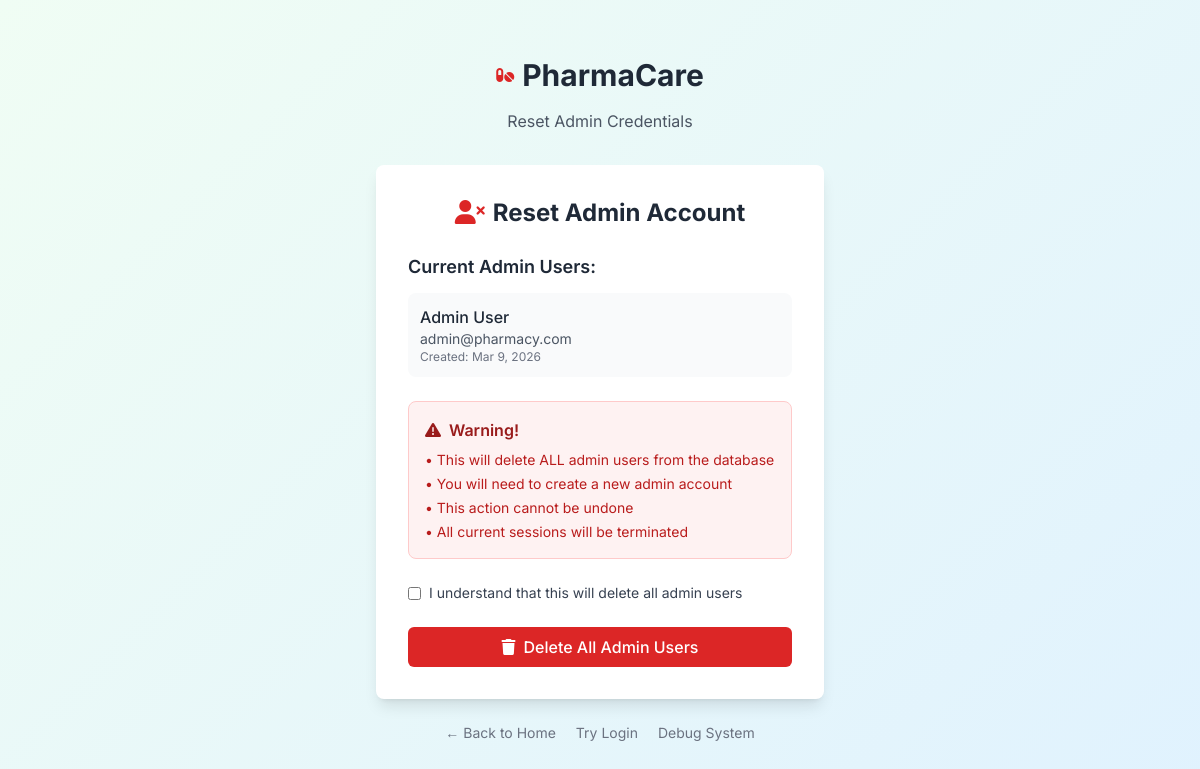
The app's page /admin/reset_admin.php with its own data.
### tables this page shows
CREATE TABLE users (
    id INT PRIMARY KEY AUTO_INCREMENT,
    name VARCHAR(100) NOT NULL,
    email VARCHAR(100) UNIQUE NOT NULL,
    password VARCHAR(255) NOT NULL,
    role ENUM('admin', 'pharmacist', 'customer') NOT NULL DEFAULT 'customer',
    phone VARCHAR(20),
    address TEXT,
    profile_image VARCHAR(255),
    status ENUM('active', 'inactive') DEFAULT 'active',
    created_at TIMESTAMP DEFAULT CURRENT_TIMESTAMP,
    updated_at TIMESTAMP DEFAULT CURRENT_TIMESTAMP ON UPDATE CURRENT_TIMESTAMP
);

### admin/reset_admin.php (the view, shortened to what this page needs)
<?php
require_once __DIR__ . '/bootstrap.php';
$message = '';
$adminUsers = [];
if ($pdo) {
    try {
        $stmt = $pdo->prepare("SELECT id, name, email, created_at FROM users WHERE role = 'admin'");
        $stmt->execute();
        $adminUsers = $stmt->fetchAll(PDO::FETCH_ASSOC);
    } catch (Exception $e) {
        $error = "Error fetching admin users: " . $e->getMessage();
    }
}
?>
<!DOCTYPE html>
<html lang="en">
<head>
    <?php include 'includes/head.php'; ?>
</head>
<body class="bg-gradient-to-br from-red-50 to-orange-50 min-h-screen">
    <div class="min-h-screen flex items-center justify-center py-12 px-4">
        <div class="max-w-md w-full">
            <div class="text-center mb-8">
                <div class="inline-flex items-center space-x-2 mb-4">
                    <i class="fas fa-pills text-red-600 text-4xl"></i>
                    <span class="text-3xl font-bold text-gray-800">PharmaCare</span>
                </div>
                <p class="text-gray-600">Reset Admin Credentials</p>
            </div>
            <div class="bg-white rounded-lg shadow-lg p-8">
                <h2 class="text-2xl font-bold text-gray-800 mb-6 text-center">
                    <i class="fas fa-user-times mr-2 text-red-600"></i>Reset Admin Account
                </h2>
                <?php if ($message): ?>
                    <div class="bg-green-100 border border-green-400 text-green-700 px-4 py-3 rounded mb-4">
                        <i class="fas fa-check-circle mr-2"></i>
                        <?php echo htmlspecialchars($message); ?>
                        <div class="mt-3 space-y-2">
                            <a href="auth/register.php" class="block bg-green-600 hover:bg-green-700 text-white px-4 py-2 rounded text-center transition duration-200">
                                <i class="fas fa-user-plus mr-2"></i>Create New Admin Account
                            </a>
                            <a href="start_here.php" class="block bg-blue-600 hover:bg-blue-700 text-white px-4 py-2 rounded text-center transition duration-200">
                                <i class="fas fa-home mr-2"></i>Back to Home
                            </a>
                        </div>
                    </div>
                <?php else: ?>
                    <?php if (!empty($adminUsers)): ?>
                        <div class="mb-6">
                            <h3 class="text-lg font-semibold text-gray-800 mb-3">Current Admin Users:</h3>
                            <div class="space-y-2">
                                <?php foreach ($adminUsers as $user): ?>
                                    <div class="bg-gray-50 p-3 rounded-lg">
                                        <p class="font-medium text-gray-800"><?php echo htmlspecialchars($user['name']); ?></p>
                                        <p class="text-sm text-gray-600"><?php echo htmlspecialchars($user['email']); ?></p>
                                        <p class="text-xs text-gray-500">Created: <?php echo date('M j, Y', strtotime($user['created_at'])); ?></p>
                                    </div>
                                <?php endforeach; ?>
                            </div>
                        </div>
                    <?php endif; ?>
                    <div class="bg-red-50 border border-red-200 rounded-lg p-4 mb-6">
                        <h3 class="text-red-800 font-semibold mb-2">
                            <i class="fas fa-exclamation-triangle mr-2"></i>Warning!
                        </h3>
                        <div class="text-red-700 text-sm space-y-1">
                            <p>• This will delete ALL admin users from the database</p>
                            <p>• You will need to create a new admin account</p>
                            <p>• This action cannot be undone</p>
                            <p>• All current sessions will be terminated</p>
                        </div>
                    </div>
                    <form method="POST" onsubmit="return confirm('Are you sure you want to delete all admin users? This cannot be undone!')">
                        <div class="mb-6">
                            <label class="flex items-center">
                                <input type="checkbox" required class="mr-2">
                                <span class="text-sm text-gray-700">I understand that this will delete all admin users</span>
                            </label>
                        </div>
                        <button type="submit" name="reset" value="confirm" class="w-full bg-red-600 hover:bg-red-700 text-white font-medium py-2 px-4 rounded-md transition duration-200 flex items-center justify-center">
                            <i class="fas fa-trash mr-2"></i>
                            Delete All Admin Users
                        </button>
                    </form>
                <?php endif; ?>
            </div>
            <div class="mt-6 text-center text-sm text-gray-500 space-x-4">
                <a href="start_here.php" class="hover:text-gray-700">← Back to Home</a>
                <a href="auth/login.php" class="hover:text-gray-700">Try Login</a>
                <a href="router.php" class="hover:text-gray-700">Debug System</a>
            </div>
        </div>
    </div>
</body>
</html>

### admin/assets/css/design-system.css (style rules this page uses)
:root { --pc-primary: #0f9f7f; --pc-primary-600: #0d8b70; --pc-secondary: #2563eb; --pc-warning: #d97706; --pc-danger: #dc2626; --pc-success: #059669; --pc-bg: #f3f6f9; --pc-surface: #ffffff; --pc-surface-2: #f8fafc; --pc-text: #0f172a; --pc-text-muted: #64748b; --pc-border: #dbe5ef; --pc-radius: 14px; --pc-radius-sm: 10px; --pc-shadow: 0 8px 30px rgba(2, 12, 27, 0.08); --pc-shadow-soft: 0 2px 12px rgba(15, 23, 42, 0.06); }
* { box-sizing: border-box; }
body { font-family: "Inter", sans-serif; background: #fafafa; color: var(--pc-text); position: relative; overflow-x: hidden; }
body::before { content: ""; position: fixed; top: 0; left: 0; width: 100%; height: 100%; background: linear-gradient(135deg, #f0fdf4 0%, #e0f2fe 50%, #f5f3ff 100%); background-size: 200% 200%; animation: gradientShift 25s ease infinite; z-index: -2; pointer-events: none; }

### records on screen
users: name "Admin User", email "admin@pharmacy.com", created_at "Mar 9, 2026"
